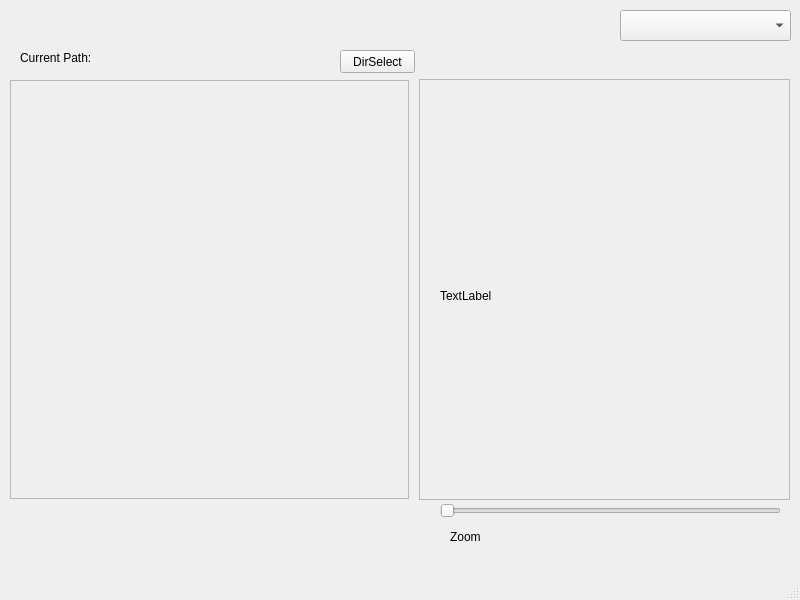
<?xml version="1.0" encoding="UTF-8"?>
<ui version="4.0">
 <class>MainWindow</class>
 <widget class="QMainWindow" name="MainWindow">
  <property name="geometry">
   <rect>
    <x>0</x>
    <y>0</y>
    <width>800</width>
    <height>600</height>
   </rect>
  </property>
  <property name="windowTitle">
   <string>MainWindow</string>
  </property>
  <widget class="QWidget" name="centralwidget">
   <widget class="QPushButton" name="Explorerbutton">
    <property name="geometry">
     <rect>
      <x>340</x>
      <y>50</y>
      <width>75</width>
      <height>23</height>
     </rect>
    </property>
    <property name="text">
     <string>DirSelect</string>
    </property>
   </widget>
   <widget class="QSlider" name="horizontalSlider">
    <property name="geometry">
     <rect>
      <x>440</x>
      <y>500</y>
      <width>341</width>
      <height>22</height>
     </rect>
    </property>
    <property name="maximum">
     <number>10</number>
    </property>
    <property name="orientation">
     <enum>Qt::Horizontal</enum>
    </property>
   </widget>
   <widget class="QLabel" name="label_2">
    <property name="geometry">
     <rect>
      <x>450</x>
      <y>530</y>
      <width>47</width>
      <height>13</height>
     </rect>
    </property>
    <property name="text">
     <string>Zoom</string>
    </property>
   </widget>
   <widget class="QWidget" name="gridLayoutWidget_2">
    <property name="geometry">
     <rect>
      <x>19</x>
      <y>10</y>
      <width>601</width>
      <height>31</height>
     </rect>
    </property>
    <layout class="QGridLayout" name="presetGLayout"/>
   </widget>
   <widget class="QLabel" name="label_3">
    <property name="geometry">
     <rect>
      <x>20</x>
      <y>50</y>
      <width>91</width>
      <height>16</height>
     </rect>
    </property>
    <property name="text">
     <string>Current Path:</string>
    </property>
   </widget>
   <widget class="QLabel" name="pathLabel">
    <property name="geometry">
     <rect>
      <x>96</x>
      <y>50</y>
      <width>231</width>
      <height>20</height>
     </rect>
    </property>
    <property name="text">
     <string/>
    </property>
   </widget>
   <widget class="QComboBox" name="presetSelectCombo">
    <property name="geometry">
     <rect>
      <x>620</x>
      <y>10</y>
      <width>171</width>
      <height>31</height>
     </rect>
    </property>
   </widget>
   <widget class="QScrollArea" name="photoScrollArea">
    <property name="geometry">
     <rect>
      <x>419</x>
      <y>79</y>
      <width>371</width>
      <height>421</height>
     </rect>
    </property>
    <property name="widgetResizable">
     <bool>true</bool>
    </property>
    <widget class="QWidget" name="scrollAreaWidgetContents_2">
     <property name="geometry">
      <rect>
       <x>0</x>
       <y>0</y>
       <width>369</width>
       <height>419</height>
      </rect>
     </property>
     <widget class="QLabel" name="activePhotoDisplayLabel">
      <property name="geometry">
       <rect>
        <x>20</x>
        <y>10</y>
        <width>331</width>
        <height>411</height>
       </rect>
      </property>
      <property name="text">
       <string>TextLabel</string>
      </property>
     </widget>
    </widget>
   </widget>
   <widget class="QScrollArea" name="tileScrollArea">
    <property name="geometry">
     <rect>
      <x>10</x>
      <y>80</y>
      <width>399</width>
      <height>419</height>
     </rect>
    </property>
    <property name="widgetResizable">
     <bool>true</bool>
    </property>
    <widget class="QWidget" name="scrollAreaWidgetContents">
     <property name="geometry">
      <rect>
       <x>0</x>
       <y>0</y>
       <width>397</width>
       <height>417</height>
      </rect>
     </property>
     <widget class="QWidget" name="gridLayoutWidget">
      <property name="geometry">
       <rect>
        <x>0</x>
        <y>0</y>
        <width>401</width>
        <height>421</height>
       </rect>
      </property>
      <layout class="QGridLayout" name="tileGlayout"/>
     </widget>
    </widget>
   </widget>
   <widget class="QLabel" name="activePhotoNameLabel">
    <property name="geometry">
     <rect>
      <x>420</x>
      <y>50</y>
      <width>351</width>
      <height>16</height>
     </rect>
    </property>
    <property name="text">
     <string/>
    </property>
   </widget>
  </widget>
  <widget class="QMenuBar" name="menubar">
   <property name="geometry">
    <rect>
     <x>0</x>
     <y>0</y>
     <width>800</width>
     <height>21</height>
    </rect>
   </property>
  </widget>
  <widget class="QStatusBar" name="statusbar"/>
 </widget>
 <resources/>
 <connections/>
</ui>
